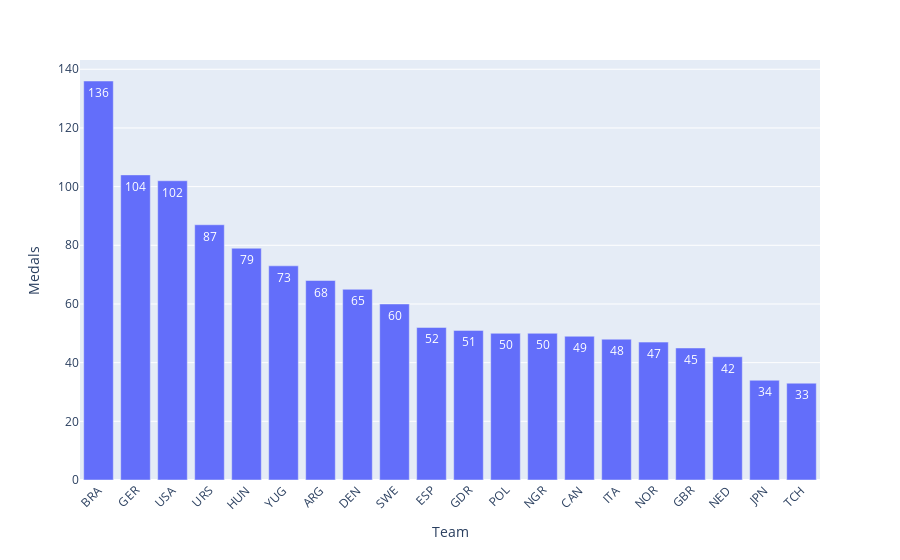

The code cell stored with this chart in its notebook:
### Markdown cell above
Now it was time to prove or disprove my 2nd hypothesis that Brazil had better performance/more medals in Football

### Code cell
Football_medals = pd.read_sql(
    ''' 
SELECT NOC AS Team, COUNT(Medal) AS Medals
FROM athlete
WHERE Sport = 'Football'
GROUP BY NOC
ORDER BY Medals DESC
LIMIT 20

''', con = engine
)
plt.figure(figsize=(10, 15))
fig = px.bar(Football_medals, y = 'Medals', x = 'Team', text = 'Medals')
fig.update_layout(uniformtext_minsize = 8, uniformtext_mode = 'hide', xaxis_tickangle=-45)
fig.show()

### Figure 1 — Plotly figure (JSON) as saved in the notebook; plotly's stock layout.template omitted (floating-point values rounded to 4 significant figures)
{"data": [{"alignmentgroup": "True", "hovertemplate": "Team=%{x}<br>Medals=%{text}<extra></extra>", "legendgroup": "", "marker": {"color": "#636efa", "pattern": {"shape": ""}}, "name": "", "offsetgroup": "", "orientation": "v", "showlegend": false, "text": [136, 104, 102, 87, 79, 73, 68, 65, 60, 52, 51, 50, 50, 49, 48, 47, 45, 42, 34, 33], "textposition": "auto", "type": "bar", "x": ["BRA", "GER", "USA", "URS", "HUN", "YUG", "ARG", "DEN", "SWE", "ESP", "GDR", "POL", "NGR", "CAN", "ITA", "NOR", "GBR", "NED", "JPN", "TCH"], "xaxis": "x", "y": [136, 104, 102, 87, 79, 73, 68, 65, 60, 52, 51, 50, 50, 49, 48, 47, 45, 42, 34, 33], "yaxis": "y"}], "layout": {"barmode": "relative", "legend": {"tracegroupgap": 0}, "margin": {"t": 60}, "uniformtext": {"minsize": 8, "mode": "hide"}, "xaxis": {"anchor": "y", "domain": [0, 1], "tickangle": -45, "title": {"text": "Team"}}, "yaxis": {"anchor": "x", "domain": [0, 1], "title": {"text": "Medals"}}}}
